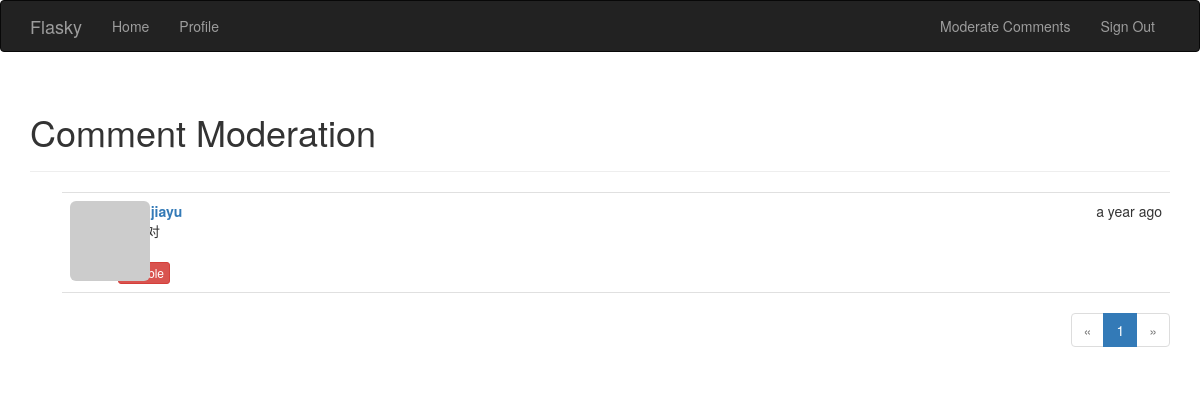
Page /moderate (signed in) on the earlier database version.
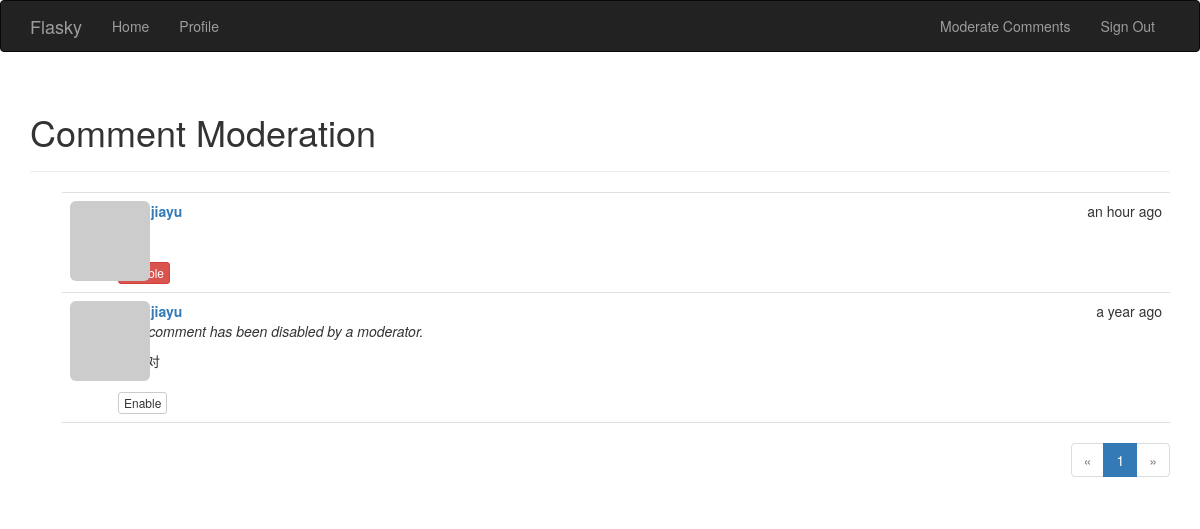
Same page on the later database version.
### app/models.py (models this page shows, shortened)
class Comment(db.Model):
    __tablename__ = 'comments'
    id = db.Column(db.Integer, primary_key=True)
    body = db.Column(db.Text)
    body_html = db.Column(db.Text)
    timestamp = db.Column(db.DateTime, index=True, default=datetime.utcnow)
    disabled = db.Column(db.Boolean)
    author_id = db.Column(db.Integer, db.ForeignKey('users.id'))
    post_id = db.Column(db.Integer, db.ForeignKey('posts.id'))

class User(UserMixin, db.Model):
    __tablename__ = 'users'
    id = db.Column(db.Integer, primary_key=True)
    email = db.Column(db.String(64), unique=True, index=True)
    username = db.Column(db.String(64), unique=True, index=True)
    password_hash = db.Column(db.String(128))
    role_id = db.Column(db.Integer, db.ForeignKey('roles.id'))
    confirmed = db.Column(db.Boolean, default=False)
    name = db.Column(db.String(64))
    location = db.Column(db.String(64))
    about_me = db.Column(db.Text())
    member_since = db.Column(db.DateTime(), default=datetime.utcnow)
    last_seen = db.Column(db.DateTime(), default=datetime.utcnow)
    avatar_hash = db.Column(db.String(32))
    posts = db.relationship('Post', backref='author', lazy='dynamic')
    followed = db.relationship('Follow', foreign_keys=[Follow.follower_id],
                               backref=db.backref('follower', lazy='joined'),
                               lazy='dynamic', cascade='all, delete-orphan')
    followers = db.relationship('Follow', foreign_keys=[Follow.followed_id],
                                backref=db.backref('followed', lazy='joined'),
                                lazy='dynamic', cascade='all, delete-orphan')
    comments = db.relationship('Comment', backref='author', lazy='dynamic')
    @property
    def password(self):
        raise AttributeError('Password is not a readable attribute')
    def can(self, perm):
        return self.role is not None and self.role.has_permission(perm)
    def ping(self):
        self.last_seen = datetime.utcnow()
        db.session.add(self)
    def gravatar(self, size=100, default='identicon', rating='g'):
        if request.is_secure:
            url = 'https://secure.gravatar.com/avatar'
        else:
            url = 'http://www.gravatar.com/avatar'
        hash = hashlib.md5(self.email.encode('utf-8')).hexdigest()
        return '{url}/{hash}?s={size}&d={default}&r={rating}'\
            .format(url=url, hash=hash, size=size, default=default, rating=rating)

### app/main/views.py (the view)
@main.route('/moderate')
@login_required
@permission_required(Permission.MODERATE_COMMENTS)
def moderate():
    page = request.args.get('page', 1, type=int)
    pagination = Comment.query.order_by(Comment.timestamp.desc())\
        .paginate(page, per_page=current_app.config['FLASKY_COMMENTS_PER_PAGE'], error_out=False)
    comments = pagination.items
    return render_template('moderate.html', comments=comments, pagination=pagination, page=page)

### app/auth/views.py (called while the page is built)
@auth.before_app_request
def before_request():
    if current_user.is_authenticated:
        current_user.ping()
        if not current_user.confirmed and request.endpoint[:5] != 'auth.':
            return redirect(url_for('auth.unconfirmed'))

### app/main/__init__.py (called while the page is built)
@main.app_context_processor
def inject_permissions():
    return dict(Permission=Permission)

### app/main/views.py (called while the page is built)
@main.after_app_request
def after_request(response):
    for query in get_debug_queries():
        if query.duration >= current_app.config['FLASKY_SLOW_DB_QUERY_TIME']:
            current_app.logger.warning(
                'Slow query: %s\nParameters: %s\nDuration: %fs\nContext: %s\n'
                % (query.statement, query.parameters, query.duration, query.context))
    return response

### app/models.py (called while the page is built)
@login_manager.user_loader
def load_user(user_id):
    return User.query.get(int(user_id))

    def has_permission(self, perm):
        return self.permissions & perm == perm

### app/templates/moderate.html (shortened to what this page needs)
{% extends "base.html" %}
{% import "_macros.html" as macros %}
{% block page_content %}
<div class="page-header">
    <h1>Comment Moderation</h1>
</div>
{% set moderate = True %}
{% include '_comments.html' %}
{% if pagination %}
<div class="pagination">
    {{ macros.pagination_widget(pagination, '.moderate') }}
</div>
{% endif %}
{% endblock %}

### app/templates/_comments.html (shortened to what this page needs)
<ul class="comments">
    {% for comment in comments %}
    <li class="comment">
        <div class="comment-thumbnail">
            <a href="{{ url_for('.user', username=comment.author.username) }}">
                <img class="img-rounded profile-thumbnail" src="{{ comment.author.gravatar(size=40) }}">
            </a>
        </div>
        <div class="comment-content">
            <div class="comment-date">{{ moment(comment.timestamp).fromNow() }}</div>
            <div class="comment-author"><a href="{{ url_for('.user', username=comment.author.username) }}">{{ comment.author.username }}</a></div>
            <div class="comment-body">
                {% if comment.disabled %}
                <p><i>This comment has been disabled by a moderator.</i></p>
                {% endif %}
            </div>
            {% if moderate %}
                <br>
                {% if comment.disabled %}
                <a class="btn btn-default btn-xs" href="{{ url_for('.moderate_enable', id=comment.id, page=page) }}">Enable</a>
                {% else %}
                <a class="btn btn-danger btn-xs" href="{{ url_for('.moderate_disable', id=comment.id, page=page) }}">Disable</a>
                {% endif %}
            {% endif %}
        </div>
    </li>
    {% endfor %}
</ul>

Differences in the rows shown:
added Comment: timestamp "an hour ago", author.username "shenjiayu"
changed Comment "a year ago": now shows "This comment has been disabled by a moderator. Enable"
